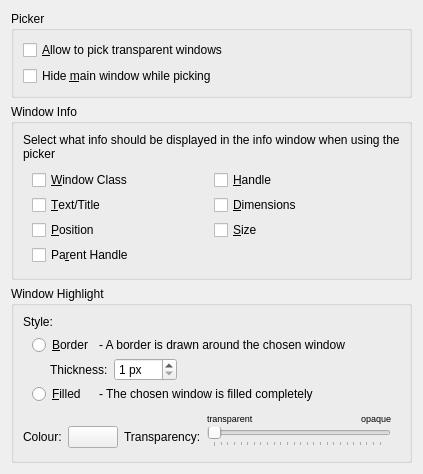
            <widget class="QWidget" name="pickerPage">
             <layout class="QFormLayout" name="formLayout_4">
              <property name="fieldGrowthPolicy">
               <enum>QFormLayout::AllNonFixedFieldsGrow</enum>
              </property>
              <item row="1" column="0" colspan="2">
               <widget class="QGroupBox" name="groupBox_5">
                <property name="title">
                 <string>Window Info</string>
                </property>
                <layout class="QVBoxLayout" name="verticalLayout_4">
                 <item>
                  <widget class="QLabel" name="label_7">
                   <property name="text">
                    <string>Select what info should be displayed in the info window when using the picker</string>
                   </property>
                   <property name="wordWrap">
                    <bool>true</bool>
                   </property>
                  </widget>
                 </item>
                 <item>
                  <widget class="QWidget" name="widget_6" native="true">
                   <layout class="QGridLayout" name="gridLayout_3">
                    <property name="topMargin">
                     <number>3</number>
                    </property>
                    <property name="bottomMargin">
                     <number>3</number>
                    </property>
                    <property name="spacing">
                     <number>5</number>
                    </property>
                    <item row="0" column="0">
                     <widget class="QCheckBox" name="chWindowClass">
                      <property name="minimumSize">
                       <size>
                        <width>0</width>
                        <height>15</height>
                       </size>
                      </property>
                      <property name="text">
                       <string>&amp;Window Class</string>
                      </property>
                     </widget>
                    </item>
                    <item row="0" column="1">
                     <widget class="QCheckBox" name="chWindowHandle">
                      <property name="minimumSize">
                       <size>
                        <width>0</width>
                        <height>15</height>
                       </size>
                      </property>
                      <property name="text">
                       <string>&amp;Handle</string>
                      </property>
                     </widget>
                    </item>
                    <item row="1" column="0">
                     <widget class="QCheckBox" name="chWindowText">
                      <property name="minimumSize">
                       <size>
                        <width>0</width>
                        <height>15</height>
                       </size>
                      </property>
                      <property name="text">
                       <string>&amp;Text/Title</string>
                      </property>
                     </widget>
                    </item>
                    <item row="1" column="1">
                     <widget class="QCheckBox" name="chWindowDimensions">
                      <property name="minimumSize">
                       <size>
                        <width>0</width>
                        <height>15</height>
                       </size>
                      </property>
                      <property name="text">
                       <string>&amp;Dimensions</string>
                      </property>
                     </widget>
                    </item>
                    <item row="2" column="0">
                     <widget class="QCheckBox" name="chWindowPosition">
                      <property name="minimumSize">
                       <size>
                        <width>0</width>
                        <height>15</height>
                       </size>
                      </property>
                      <property name="text">
                       <string>&amp;Position</string>
                      </property>
                     </widget>
                    </item>
                    <item row="2" column="1">
                     <widget class="QCheckBox" name="chWindowSize">
                      <property name="minimumSize">
                       <size>
                        <width>0</width>
                        <height>15</height>
                       </size>
                      </property>
                      <property name="text">
                       <string>&amp;Size</string>
                      </property>
                     </widget>
                    </item>
                    <item row="3" column="0">
                     <widget class="QCheckBox" name="chParentHandle">
                      <property name="minimumSize">
                       <size>
                        <width>0</width>
                        <height>15</height>
                       </size>
                      </property>
                      <property name="text">
                       <string>Pa&amp;rent Handle</string>
                      </property>
                     </widget>
                    </item>
                   </layout>
                  </widget>
                 </item>
                </layout>
               </widget>
              </item>
              <item row="2" column="0" colspan="2">
               <widget class="QGroupBox" name="groupBox_6">
                <property name="title">
                 <string>Window Highlight</string>
                </property>
                <layout class="QVBoxLayout" name="verticalLayout_5">
                 <item>
                  <widget class="QLabel" name="label_5">
                   <property name="text">
                    <string>Style:</string>
                   </property>
                  </widget>
                 </item>
                 <item>
                  <widget class="QWidget" name="widget_4" native="true">
                   <layout class="QGridLayout" name="gridLayout_2">
                    <property name="topMargin">
                     <number>0</number>
                    </property>
                    <property name="bottomMargin">
                     <number>0</number>
                    </property>
                    <property name="verticalSpacing">
                     <number>3</number>
                    </property>
                    <item row="2" column="0">
                     <widget class="QRadioButton" name="rbFilled">
                      <property name="text">
                       <string>&amp;Filled</string>
                      </property>
                     </widget>
                    </item>
                    <item row="0" column="0">
                     <widget class="QRadioButton" name="rbBorder">
                      <property name="text">
                       <string>&amp;Border</string>
                      </property>
                     </widget>
                    </item>
                    <item row="0" column="1">
                     <widget class="QLabel" name="label_4">
                      <property name="text">
                       <string>- A border is drawn around the chosen window</string>
                      </property>
                     </widget>
                    </item>
                    <item row="2" column="1">
                     <widget class="QLabel" name="label_3">
                      <property name="text">
                       <string>- The chosen window is filled completely</string>
                      </property>
                     </widget>
                    </item>
                    <item row="0" column="2">
                     <spacer name="horizontalSpacer_2">
                      <property name="orientation">
                       <enum>Qt::Horizontal</enum>
                      </property>
                      <property name="sizeHint" stdset="0">
                       <size>
                        <width>40</width>
                        <height>20</height>
                       </size>
                      </property>
                     </spacer>
                    </item>
                    <item row="2" column="2">
                     <spacer name="horizontalSpacer">
                      <property name="orientation">
                       <enum>Qt::Horizontal</enum>
                      </property>
                      <property name="sizeHint" stdset="0">
                       <size>
                        <width>40</width>
                        <height>20</height>
                       </size>
                      </property>
                     </spacer>
                    </item>
                    <item row="1" column="0" colspan="3">
                     <widget class="QWidget" name="widget_8" native="true">
                      <layout class="QHBoxLayout" name="horizontalLayout_4">
                       <property name="leftMargin">
                        <number>18</number>
                       </property>
                       <property name="topMargin">
                        <number>0</number>
                       </property>
                       <property name="rightMargin">
                        <number>0</number>
                       </property>
                       <property name="bottomMargin">
                        <number>0</number>
                       </property>
                       <item>
                        <widget class="QLabel" name="label_10">
                         <property name="text">
                          <string>Thickness:</string>
                         </property>
                        </widget>
                       </item>
                       <item>
                        <widget class="QSpinBox" name="spnThickness">
                         <property name="sizePolicy">
                          <sizepolicy hsizetype="Minimum" vsizetype="Preferred">
                           <horstretch>0</horstretch>
                           <verstretch>0</verstretch>
                          </sizepolicy>
                         </property>
                         <property name="suffix">
                          <string> px</string>
                         </property>
                         <property name="minimum">
                          <number>1</number>
                         </property>
                         <property name="maximum">
                          <number>100</number>
                         </property>
                        </widget>
                       </item>
                       <item>
                        <spacer name="horizontalSpacer_3">
                         <property name="orientation">
                          <enum>Qt::Horizontal</enum>
                         </property>
                         <property name="sizeHint" stdset="0">
                          <size>
                           <width>40</width>
                           <height>20</height>
                          </size>
                         </property>
                        </spacer>
                       </item>
                      </layout>
                     </widget>
                    </item>
                   </layout>
                  </widget>
                 </item>
                 <item>
                  <widget class="QWidget" name="widget_5" native="true">
                   <layout class="QGridLayout" name="gridLayout">
                    <property name="leftMargin">
                     <number>0</number>
                    </property>
                    <property name="topMargin">
                     <number>3</number>
                    </property>
                    <property name="bottomMargin">
                     <number>3</number>
                    </property>
                    <property name="verticalSpacing">
                     <number>2</number>
                    </property>
                    <item row="2" column="1">
                     <widget class="ColourButton" name="btnHighlighterColour">
                      <property name="minimumSize">
                       <size>
                        <width>50</width>
                        <height>0</height>
                       </size>
                      </property>
                      <property name="maximumSize">
                       <size>
                        <width>50</width>
                        <height>16777215</height>
                       </size>
                      </property>
                      <property name="text">
                       <string/>
                      </property>
                     </widget>
                    </item>
                    <item row="2" column="3">
                     <widget class="QSlider" name="slHighlighterTransparency">
                      <property name="maximumSize">
                       <size>
                        <width>300</width>
                        <height>16777215</height>
                       </size>
                      </property>
                      <property name="maximum">
                       <number>255</number>
                      </property>
                      <property name="tracking">
                       <bool>false</bool>
                      </property>
                      <property name="orientation">
                       <enum>Qt::Horizontal</enum>
                      </property>
                      <property name="tickPosition">
                       <enum>QSlider::TicksBelow</enum>
                      </property>
                      <property name="tickInterval">
                       <number>10</number>
                      </property>
                     </widget>
                    </item>
                    <item row="2" column="2">
                     <widget class="QLabel" name="label_2">
                      <property name="text">
                       <string>Transparency:</string>
                      </property>
                     </widget>
                    </item>
                    <item row="2" column="0">
                     <widget class="QLabel" name="label_6">
                      <property name="text">
                       <string>Colour:</string>
                      </property>
                     </widget>
                    </item>
                    <item row="0" column="3">
                     <widget class="QWidget" name="widget_7" native="true">
                      <layout class="QHBoxLayout" name="horizontalLayout_3">
                       <property name="spacing">
                        <number>0</number>
                       </property>
                       <property name="leftMargin">
                        <number>0</number>
                       </property>
                       <property name="topMargin">
                        <number>0</number>
                       </property>
                       <property name="rightMargin">
                        <number>0</number>
                       </property>
                       <property name="bottomMargin">
                        <number>0</number>
                       </property>
                       <item>
                        <widget class="QLabel" name="label_9">
                         <property name="font">
                          <font>
                           <pointsize>7</pointsize>
                          </font>
                         </property>
                         <property name="text">
                          <string>transparent</string>
                         </property>
                        </widget>
                       </item>
                       <item>
                        <widget class="QLabel" name="label_8">
                         <property name="font">
                          <font>
                           <pointsize>7</pointsize>
                          </font>
                         </property>
                         <property name="text">
                          <string>opaque</string>
                         </property>
                         <property name="alignment">
                          <set>Qt::AlignRight|Qt::AlignTrailing|Qt::AlignVCenter</set>
                         </property>
                        </widget>
                       </item>
                      </layout>
                     </widget>
                    </item>
                   </layout>
                  </widget>
                 </item>
                </layout>
               </widget>
              </item>
              <item row="0" column="0" colspan="2">
               <widget class="QGroupBox" name="groupBox_3">
                <property name="title">
                 <string>Picker</string>
                </property>
                <layout class="QGridLayout" name="gridLayout_5">
                 <item row="0" column="0">
                  <widget class="QCheckBox" name="chPickTransparent">
                   <property name="whatsThis">
                    <string>If enabled, windows or controls with the WS_EX_TRANSPARENT are also detected</string>
                   </property>
                   <property name="text">
                    <string>&amp;Allow to pick transparent windows</string>
                   </property>
                  </widget>
                 </item>
                 <item row="1" column="0">
                  <widget class="QCheckBox" name="chHideWhilePicking">
                   <property name="text">
                    <string>Hide &amp;main window while picking</string>
                   </property>
                  </widget>
                 </item>
                </layout>
               </widget>
              </item>
             </layout>
            </widget>
